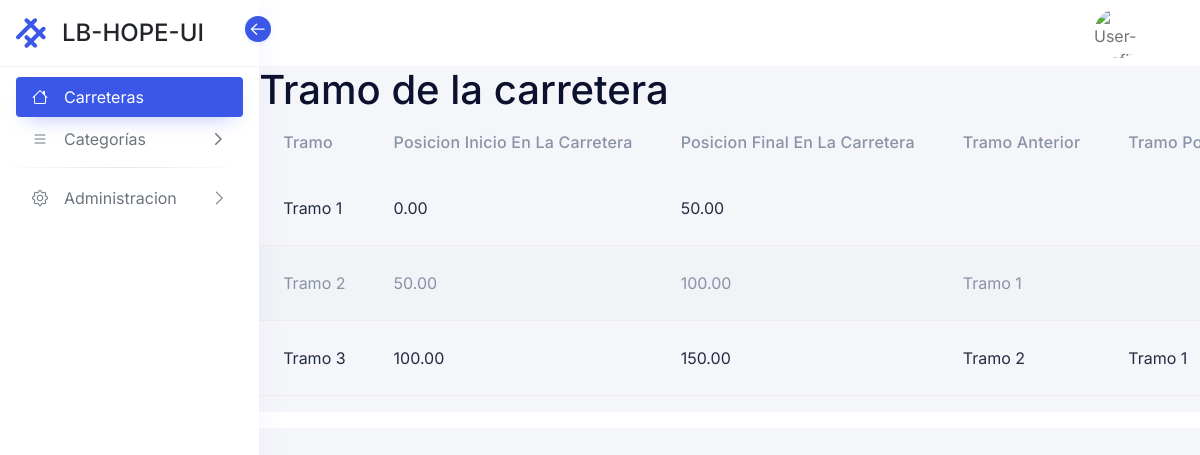
The page /?view=tramo&opt=tramos&Carretera=Carretera A on the database its author committed.
### tables this page shows
CREATE TABLE tramos (
    id_Tramo INT AUTO_INCREMENT PRIMARY KEY,
    Nombre VARCHAR(255) NOT NULL,
    Pos_Inicio DECIMAL(10, 2) NOT NULL,
    Pos_Final DECIMAL(10, 2) NOT NULL,
    Tramo_Anterior INT,
    Tramo_Posterior INT,
    Kilometros DECIMAL(10, 2) NOT NULL,
    Carretera_id INT,
    FOREIGN KEY (Tramo_Anterior) REFERENCES tramos(id_Tramo),
    FOREIGN KEY (Tramo_Posterior) REFERENCES tramos(id_Tramo),
    FOREIGN KEY (Carretera_id) REFERENCES carreteras(id_Carretera)
);

### core/controller/Model.php (called while the page is built, shortened)
<?php
class Model {
	public static function exists($modelname){
		$fullpath = self::getFullpath($modelname);
		$found=false;
		if(file_exists($fullpath)){
			$found = true;
		}
		return $found;
	}
	public static function getFullpath($modelname){
		return "core/app/model/".$modelname.".php";
	}
	public static function many($query,$aclass){
		$cnt = 0;
		$array = array();
		while($r = $query->fetch_array()){
			$array[$cnt] = new $aclass;
			$cnt2=1;
			foreach ($r as $key => $v) {
				if($cnt2>0 && $cnt2%2==0){
					$array[$cnt]->$key = $v;
				}
				$cnt2++;
			}
			$cnt++;
		}
		return $array;
	}
}
?>

### core/controller/Executor.php (called while the page is built, shortened)
<?php
class Executor {
	public static function doit($sql){
		$con = Database::getCon();
		return array($con->query($sql),$con->insert_id);
	}
}
?>

### core/app/model/TramoData.php (called while the page is built, shortened)
<?php
class TramoData extends Extra{
	public static function getByCarre($Carretera)
	{
        $sql = "select
                t.id_Tramo,
                t.Nombre AS Nombre_Tramo,
                t.Pos_Inicio,
                t.Pos_Final,
                t.Kilometros AS Kilometros_Tramo,
                ta.Nombre AS Tramo_Anterior,
                tp.Nombre AS Tramo_Posterior
            FROM
                carreteras c
            JOIN tramos t ON c.id_Carretera = t.Carretera_id
			LEFT JOIN tramos ta ON t.Tramo_Anterior = ta.id_Tramo
			LEFT JOIN tramos tp ON t.Tramo_Posterior = tp.id_Tramo
            WHERE
                c.Nombre = '$Carretera'";
		$query = Executor::doit($sql);
		return Model::many($query[0],new TramoData());
	}
}
?>

### core/controller/Layout.php (called while the page is built)
<?php
class Module {
	public static function loadLayout(){
		include "core/app/layouts/layout.php";
	}
}
?>

### core/controller/Lb.php (called while the page is built, shortened)
<?php
class Lb {
	public function start(){
		include "core/app/init.php";
	}
}
?>

### index.php (called while the page is built, shortened)
<?php
$lb = new Lb();
$lb->start();
?>

### core/app/view/tramo-view.php (the view, shortened to what this page needs)
<?php
    if(isset($_GET["opt"]) && $_GET["opt"] == "tramos"){
			$tramo = TramoData::getByCarre($_GET['Carretera']);
			$found = false;
			if($tramo!=null){
					$found=true;
			}
if($found){
?>
<p class="h1">Tramo de la carretera</p>
<div class="bd-example table-responsive">
        <table class="table table-striped">
            <thead>
            <tr>
                <th scope="col">Tramo</th>
                <th scope="col">Posicion inicio en la carretera</th>
                <th scope="col">Posicion final en la carretera</th>
                <th scope="col">Tramo anterior</th>
                <th scope="col">Tramo posterior</th>
            </tr>
            </thead>
            <tbody>
            <?php
		        foreach ($tramo as $key => $row) {
		    ?>
            <tr>
                <td><?php echo $row->Nombre_Tramo; ?></td>
                <td><?php echo $row->Pos_Inicio; ?></td>
                <td><?php echo $row->Pos_Final; ?></td>
                <td><?php echo $row->Tramo_Anterior; ?></td>
                <td><?php echo $row->Tramo_Posterior; ?></td>
            </tr>
            <?php
                }
            ?>
            </tbody>
        </table>
</div>
<?php
}
    }
?>

### rows shown on the page
tramos: Nombre "Tramo 1", Pos_Inicio "0.00", Pos_Final "50.00"
tramos: Nombre "Tramo 2", Pos_Inicio "50.00", Pos_Final "100.00", Tramo_Anterior.Nombre "Tramo 1"
tramos: Nombre "Tramo 3", Pos_Inicio "100.00", Pos_Final "150.00", Tramo_Anterior.Nombre "Tramo 2", Tramo_Posterior.Nombre "Tramo 1"
